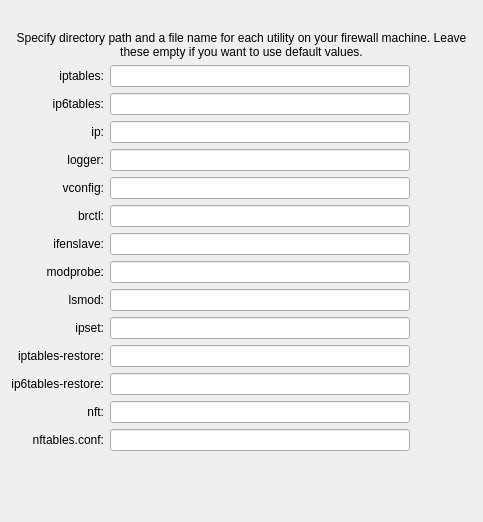
     <widget class="QWidget" name="tab2">
      <attribute name="title">
       <string>Path</string>
      </attribute>
      <layout class="QGridLayout" name="gridLayout_1">
       <item row="0" column="1">
        <spacer>
         <property name="orientation">
          <enum>Qt::Vertical</enum>
         </property>
         <property name="sizeType">
          <enum>QSizePolicy::Fixed</enum>
         </property>
         <property name="sizeHint" stdset="0">
          <size>
           <width>20</width>
           <height>20</height>
          </size>
         </property>
        </spacer>
       </item>
       <item row="1" column="0" colspan="4">
        <widget class="QLabel" name="label456">
         <property name="text">
          <string>Specify directory path and a file name for each utility on your firewall machine. Leave these empty if you want to use default values.</string>
         </property>
         <property name="alignment">
          <set>Qt::AlignCenter</set>
         </property>
         <property name="wordWrap">
          <bool>true</bool>
         </property>
        </widget>
       </item>
       <item row="2" column="0">
        <widget class="QLabel" name="label453">
         <property name="text">
          <string>iptables:</string>
         </property>
         <property name="alignment">
          <set>Qt::AlignRight|Qt::AlignTrailing|Qt::AlignVCenter</set>
         </property>
         <property name="wordWrap">
          <bool>false</bool>
         </property>
        </widget>
       </item>
       <item row="2" column="1" colspan="2">
        <widget class="QLineEdit" name="linux24_path_iptables">
         <property name="minimumSize">
          <size>
           <width>300</width>
           <height>0</height>
          </size>
         </property>
        </widget>
       </item>
       <item row="3" column="0">
        <widget class="QLabel" name="label">
         <property name="layoutDirection">
          <enum>Qt::LeftToRight</enum>
         </property>
         <property name="text">
          <string>ip6tables:</string>
         </property>
         <property name="alignment">
          <set>Qt::AlignRight|Qt::AlignTrailing|Qt::AlignVCenter</set>
         </property>
        </widget>
       </item>
       <item row="3" column="1" colspan="2">
        <widget class="QLineEdit" name="linux24_path_ip6tables"/>
       </item>
       <item row="4" column="0">
        <widget class="QLabel" name="label454">
         <property name="text">
          <string>ip:</string>
         </property>
         <property name="alignment">
          <set>Qt::AlignRight|Qt::AlignTrailing|Qt::AlignVCenter</set>
         </property>
         <property name="wordWrap">
          <bool>false</bool>
         </property>
        </widget>
       </item>
       <item row="4" column="1" colspan="2">
        <widget class="QLineEdit" name="linux24_path_ip"/>
       </item>
       <item row="5" column="0">
        <widget class="QLabel" name="label455_2">
         <property name="text">
          <string>logger:</string>
         </property>
         <property name="alignment">
          <set>Qt::AlignRight|Qt::AlignTrailing|Qt::AlignVCenter</set>
         </property>
         <property name="wordWrap">
          <bool>false</bool>
         </property>
        </widget>
       </item>
       <item row="5" column="1" colspan="2">
        <widget class="QLineEdit" name="linux24_path_logger"/>
       </item>
       <item row="6" column="0">
        <widget class="QLabel" name="label455_3">
         <property name="text">
          <string>vconfig:</string>
         </property>
         <property name="alignment">
          <set>Qt::AlignRight|Qt::AlignTrailing|Qt::AlignVCenter</set>
         </property>
         <property name="wordWrap">
          <bool>false</bool>
         </property>
        </widget>
       </item>
       <item row="6" column="1" colspan="2">
        <widget class="QLineEdit" name="linux24_path_vconfig"/>
       </item>
       <item row="7" column="0">
        <widget class="QLabel" name="label455_4">
         <property name="text">
          <string>brctl:</string>
         </property>
         <property name="alignment">
          <set>Qt::AlignRight|Qt::AlignTrailing|Qt::AlignVCenter</set>
         </property>
         <property name="wordWrap">
          <bool>false</bool>
         </property>
        </widget>
       </item>
       <item row="7" column="1" colspan="2">
        <widget class="QLineEdit" name="linux24_path_brctl"/>
       </item>
       <item row="8" column="0">
        <widget class="QLabel" name="label455">
         <property name="text">
          <string>ifenslave:</string>
         </property>
         <property name="alignment">
          <set>Qt::AlignRight|Qt::AlignTrailing|Qt::AlignVCenter</set>
         </property>
         <property name="wordWrap">
          <bool>false</bool>
         </property>
        </widget>
       </item>
       <item row="8" column="1" colspan="2">
        <widget class="QLineEdit" name="linux24_path_ifenslave"/>
       </item>
       <item row="9" column="0">
        <widget class="QLabel" name="label458">
         <property name="text">
          <string>modprobe:</string>
         </property>
         <property name="alignment">
          <set>Qt::AlignRight|Qt::AlignTrailing|Qt::AlignVCenter</set>
         </property>
         <property name="wordWrap">
          <bool>false</bool>
         </property>
        </widget>
       </item>
       <item row="9" column="1" colspan="2">
        <widget class="QLineEdit" name="linux24_path_modprobe"/>
       </item>
       <item row="10" column="0">
        <widget class="QLabel" name="label459">
         <property name="text">
          <string>lsmod:</string>
         </property>
         <property name="alignment">
          <set>Qt::AlignRight|Qt::AlignTrailing|Qt::AlignVCenter</set>
         </property>
         <property name="wordWrap">
          <bool>false</bool>
         </property>
        </widget>
       </item>
       <item row="10" column="1" colspan="2">
        <widget class="QLineEdit" name="linux24_path_lsmod"/>
       </item>
       <item row="11" column="0">
        <widget class="QLabel" name="label_8">
         <property name="text">
          <string>ipset:</string>
         </property>
         <property name="alignment">
          <set>Qt::AlignRight|Qt::AlignTrailing|Qt::AlignVCenter</set>
         </property>
        </widget>
       </item>
       <item row="11" column="1" colspan="2">
        <widget class="QLineEdit" name="linux24_path_ipset"/>
       </item>
       <item row="12" column="0">
        <widget class="QLabel" name="label453_2">
         <property name="text">
          <string>iptables-restore:</string>
         </property>
         <property name="alignment">
          <set>Qt::AlignRight|Qt::AlignTrailing|Qt::AlignVCenter</set>
         </property>
         <property name="wordWrap">
          <bool>false</bool>
         </property>
        </widget>
       </item>
       <item row="12" column="1" colspan="2">
        <widget class="QLineEdit" name="linux24_path_iptables_restore"/>
       </item>
       <item row="13" column="0">
        <widget class="QLabel" name="label_2">
         <property name="layoutDirection">
          <enum>Qt::LeftToRight</enum>
         </property>
         <property name="text">
          <string>ip6tables-restore:</string>
         </property>
         <property name="alignment">
          <set>Qt::AlignRight|Qt::AlignTrailing|Qt::AlignVCenter</set>
         </property>
        </widget>
       </item>
       <item row="13" column="1" colspan="2">
        <widget class="QLineEdit" name="linux24_path_ip6tables_restore"/>
       </item>
       <item row="14" column="0">
        <widget class="QLabel" name="label_nft">
         <property name="text">
          <string>nft:</string>
         </property>
         <property name="alignment">
          <set>Qt::AlignRight|Qt::AlignTrailing|Qt::AlignVCenter</set>
         </property>
         <property name="wordWrap">
          <bool>false</bool>
         </property>
        </widget>
       </item>
       <item row="14" column="1" colspan="2">
        <widget class="QLineEdit" name="nftables_path"/>
       </item>
       <item row="15" column="0">
        <widget class="QLabel" name="label_nft_conf">
         <property name="text">
          <string>nftables.conf:</string>
         </property>
         <property name="alignment">
          <set>Qt::AlignRight|Qt::AlignTrailing|Qt::AlignVCenter</set>
         </property>
         <property name="wordWrap">
          <bool>false</bool>
         </property>
        </widget>
       </item>
       <item row="15" column="1" colspan="2">
        <widget class="QLineEdit" name="nftables_conf_path"/>
       </item>
       <item row="16" column="2">
        <spacer>
         <property name="orientation">
          <enum>Qt::Vertical</enum>
         </property>
         <property name="sizeType">
          <enum>QSizePolicy::Expanding</enum>
         </property>
         <property name="sizeHint" stdset="0">
          <size>
           <width>20</width>
           <height>60</height>
          </size>
         </property>
        </spacer>
       </item>
      </layout>
     </widget>
